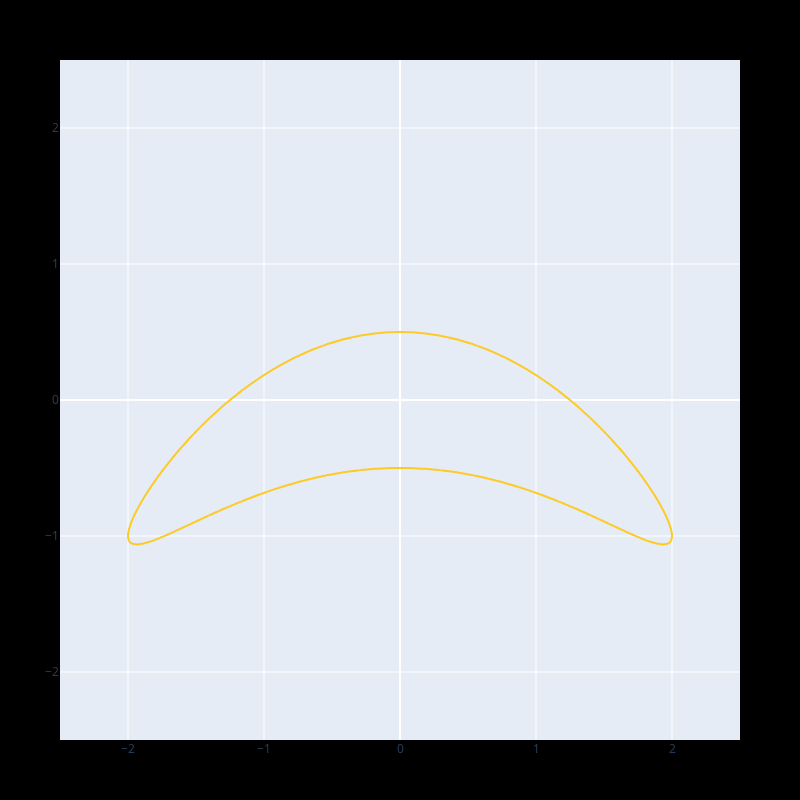

The notebook cell saved with this chart:
### Code cell
l = 2.5
domain = [-l,l,-l,l]
qd = quadratic_d2(scale_2d(disk_2d(),2.0,.5),a=-1/4)
lf = lambdify((x,y), qd.subs({k:1}), 'numpy')
r2d.plot_data([r2d.function_contour(lf,domain=domain,level=.5)])

### Figure 1 — Plotly figure (JSON) as saved in the notebook; plotly's stock layout.template omitted (floating-point values rounded to 4 significant figures; data arrays with more than 128 entries replaced by an {"elided": "..."} marker saying what was removed)
{"data": [{"contours": {"coloring": "lines", "end": 0.5, "size": 1, "start": 0.5}, "dx": 0.02513, "dy": 0.02513, "line": {"color": "rgb(0, 0, 0)", "width": 2}, "showscale": false, "type": "contour", "x0": -2.5, "y0": -2.5, "z": {"elided": "200x200 float values"}}], "layout": {"autosize": true, "height": 800, "margin": {"b": 60, "l": 60, "r": 60, "t": 60}, "paper_bgcolor": "#000", "showlegend": false, "width": 800, "xaxis": {"autorange": true, "range": [-2.5, 2.5], "type": "linear"}, "yaxis": {"autorange": true, "range": [-2.5, 2.5], "type": "linear"}}}
